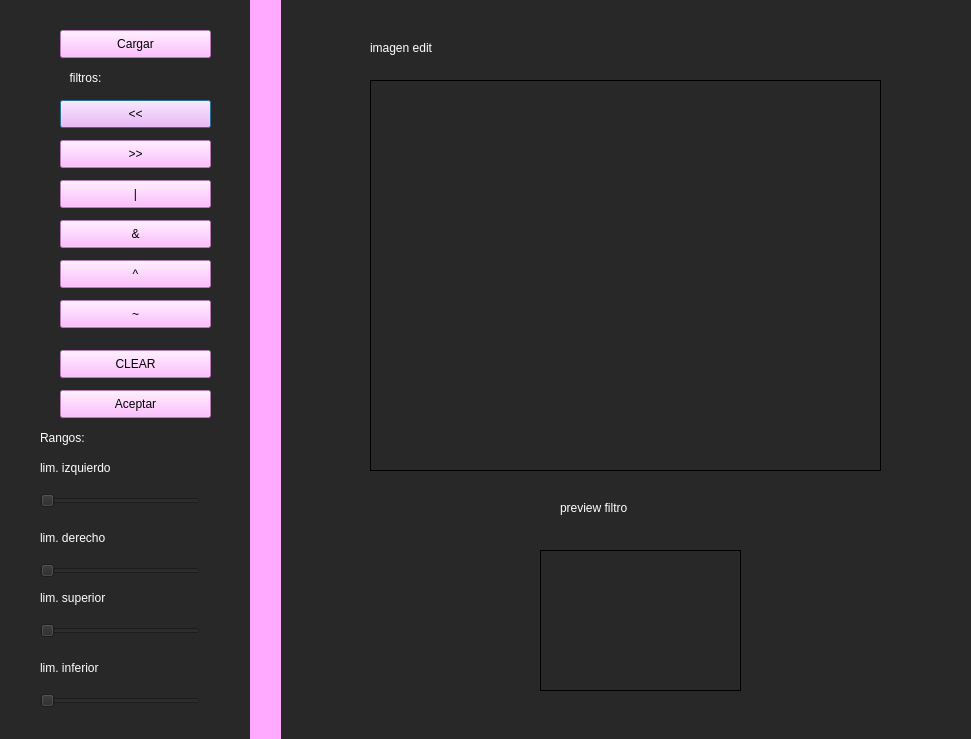
<?xml version="1.0" encoding="UTF-8"?>
<ui version="4.0">
 <class>Dialog</class>
 <widget class="QDialog" name="Dialog">
  <property name="geometry">
   <rect>
    <x>0</x>
    <y>0</y>
    <width>971</width>
    <height>739</height>
   </rect>
  </property>
  <property name="windowTitle">
   <string>Dialog</string>
  </property>
  <property name="styleSheet">
   <string notr="true">background-color: rgb(40, 40, 40);</string>
  </property>
  <widget class="QLabel" name="label">
   <property name="geometry">
    <rect>
     <x>370</x>
     <y>80</y>
     <width>511</width>
     <height>391</height>
    </rect>
   </property>
   <property name="frameShape">
    <enum>QFrame::Panel</enum>
   </property>
   <property name="text">
    <string/>
   </property>
  </widget>
  <widget class="QLabel" name="label_2">
   <property name="geometry">
    <rect>
     <x>540</x>
     <y>550</y>
     <width>201</width>
     <height>141</height>
    </rect>
   </property>
   <property name="frameShape">
    <enum>QFrame::Panel</enum>
   </property>
   <property name="text">
    <string/>
   </property>
  </widget>
  <widget class="QWidget" name="widget" native="true">
   <property name="geometry">
    <rect>
     <x>250</x>
     <y>0</y>
     <width>31</width>
     <height>741</height>
    </rect>
   </property>
   <property name="styleSheet">
    <string notr="true">background-color: rgb(255, 170, 255);</string>
   </property>
  </widget>
  <widget class="QPushButton" name="pushButton">
   <property name="geometry">
    <rect>
     <x>60</x>
     <y>100</y>
     <width>151</width>
     <height>28</height>
    </rect>
   </property>
   <property name="styleSheet">
    <string notr="true">background-color: rgb(255, 170, 255);</string>
   </property>
   <property name="text">
    <string>&lt;&lt;</string>
   </property>
  </widget>
  <widget class="QPushButton" name="pushButton_2">
   <property name="geometry">
    <rect>
     <x>60</x>
     <y>140</y>
     <width>151</width>
     <height>28</height>
    </rect>
   </property>
   <property name="styleSheet">
    <string notr="true">background-color: rgb(255, 170, 255);</string>
   </property>
   <property name="text">
    <string>&gt;&gt;</string>
   </property>
  </widget>
  <widget class="QPushButton" name="pushButton_3">
   <property name="geometry">
    <rect>
     <x>60</x>
     <y>180</y>
     <width>151</width>
     <height>28</height>
    </rect>
   </property>
   <property name="styleSheet">
    <string notr="true">background-color: rgb(255, 170, 255);</string>
   </property>
   <property name="text">
    <string>|</string>
   </property>
  </widget>
  <widget class="QPushButton" name="pushButton_4">
   <property name="geometry">
    <rect>
     <x>60</x>
     <y>220</y>
     <width>151</width>
     <height>28</height>
    </rect>
   </property>
   <property name="styleSheet">
    <string notr="true">background-color: rgb(255, 170, 255);</string>
   </property>
   <property name="text">
    <string>&amp;&amp;</string>
   </property>
  </widget>
  <widget class="QPushButton" name="pushButton_5">
   <property name="geometry">
    <rect>
     <x>60</x>
     <y>260</y>
     <width>151</width>
     <height>28</height>
    </rect>
   </property>
   <property name="styleSheet">
    <string notr="true">background-color: rgb(255, 170, 255);</string>
   </property>
   <property name="text">
    <string>^</string>
   </property>
  </widget>
  <widget class="QPushButton" name="pushButton_6">
   <property name="geometry">
    <rect>
     <x>60</x>
     <y>300</y>
     <width>151</width>
     <height>28</height>
    </rect>
   </property>
   <property name="styleSheet">
    <string notr="true">background-color: rgb(255, 170, 255);</string>
   </property>
   <property name="text">
    <string>~</string>
   </property>
  </widget>
  <widget class="QPushButton" name="pushButton_7">
   <property name="geometry">
    <rect>
     <x>60</x>
     <y>350</y>
     <width>151</width>
     <height>28</height>
    </rect>
   </property>
   <property name="styleSheet">
    <string notr="true">background-color: rgb(255, 170, 255);</string>
   </property>
   <property name="text">
    <string>CLEAR</string>
   </property>
  </widget>
  <widget class="QPushButton" name="pushButton_8">
   <property name="geometry">
    <rect>
     <x>60</x>
     <y>30</y>
     <width>151</width>
     <height>28</height>
    </rect>
   </property>
   <property name="styleSheet">
    <string notr="true">background-color: rgb(255, 170, 255);</string>
   </property>
   <property name="text">
    <string>Cargar</string>
   </property>
  </widget>
  <widget class="QSlider" name="horizontalSlider">
   <property name="geometry">
    <rect>
     <x>40</x>
     <y>490</y>
     <width>160</width>
     <height>22</height>
    </rect>
   </property>
   <property name="maximum">
    <number>511</number>
   </property>
   <property name="orientation">
    <enum>Qt::Horizontal</enum>
   </property>
  </widget>
  <widget class="QSlider" name="horizontalSlider_2">
   <property name="geometry">
    <rect>
     <x>40</x>
     <y>560</y>
     <width>160</width>
     <height>22</height>
    </rect>
   </property>
   <property name="maximum">
    <number>511</number>
   </property>
   <property name="orientation">
    <enum>Qt::Horizontal</enum>
   </property>
  </widget>
  <widget class="QPushButton" name="pushButton_9">
   <property name="geometry">
    <rect>
     <x>60</x>
     <y>390</y>
     <width>151</width>
     <height>28</height>
    </rect>
   </property>
   <property name="styleSheet">
    <string notr="true">background-color: rgb(255, 170, 255);</string>
   </property>
   <property name="text">
    <string>Aceptar</string>
   </property>
  </widget>
  <widget class="QLabel" name="label_3">
   <property name="geometry">
    <rect>
     <x>40</x>
     <y>460</y>
     <width>171</width>
     <height>16</height>
    </rect>
   </property>
   <property name="styleSheet">
    <string notr="true">color: rgb(255, 255, 255);</string>
   </property>
   <property name="text">
    <string>lim. izquierdo</string>
   </property>
  </widget>
  <widget class="QLabel" name="label_4">
   <property name="geometry">
    <rect>
     <x>40</x>
     <y>530</y>
     <width>171</width>
     <height>16</height>
    </rect>
   </property>
   <property name="styleSheet">
    <string notr="true">color: rgb(255, 255, 255);</string>
   </property>
   <property name="text">
    <string>lim. derecho</string>
   </property>
  </widget>
  <widget class="QLabel" name="label_5">
   <property name="geometry">
    <rect>
     <x>40</x>
     <y>660</y>
     <width>171</width>
     <height>16</height>
    </rect>
   </property>
   <property name="styleSheet">
    <string notr="true">color: rgb(255, 255, 255);</string>
   </property>
   <property name="text">
    <string>lim. inferior</string>
   </property>
  </widget>
  <widget class="QSlider" name="horizontalSlider_3">
   <property name="geometry">
    <rect>
     <x>40</x>
     <y>620</y>
     <width>160</width>
     <height>22</height>
    </rect>
   </property>
   <property name="maximum">
    <number>511</number>
   </property>
   <property name="orientation">
    <enum>Qt::Horizontal</enum>
   </property>
  </widget>
  <widget class="QSlider" name="horizontalSlider_4">
   <property name="geometry">
    <rect>
     <x>40</x>
     <y>690</y>
     <width>160</width>
     <height>22</height>
    </rect>
   </property>
   <property name="maximum">
    <number>511</number>
   </property>
   <property name="orientation">
    <enum>Qt::Horizontal</enum>
   </property>
  </widget>
  <widget class="QLabel" name="label_6">
   <property name="geometry">
    <rect>
     <x>40</x>
     <y>590</y>
     <width>171</width>
     <height>16</height>
    </rect>
   </property>
   <property name="styleSheet">
    <string notr="true">color: rgb(255, 255, 255);</string>
   </property>
   <property name="text">
    <string>lim. superior</string>
   </property>
  </widget>
  <widget class="QLabel" name="label_7">
   <property name="geometry">
    <rect>
     <x>50</x>
     <y>70</y>
     <width>71</width>
     <height>16</height>
    </rect>
   </property>
   <property name="styleSheet">
    <string notr="true">color: rgb(255, 255, 255);</string>
   </property>
   <property name="text">
    <string>filtros:</string>
   </property>
   <property name="alignment">
    <set>Qt::AlignCenter</set>
   </property>
  </widget>
  <widget class="QLabel" name="label_8">
   <property name="geometry">
    <rect>
     <x>40</x>
     <y>430</y>
     <width>171</width>
     <height>16</height>
    </rect>
   </property>
   <property name="styleSheet">
    <string notr="true">color: rgb(255, 255, 255);</string>
   </property>
   <property name="text">
    <string>Rangos:</string>
   </property>
  </widget>
  <widget class="QLabel" name="label_9">
   <property name="geometry">
    <rect>
     <x>560</x>
     <y>500</y>
     <width>171</width>
     <height>16</height>
    </rect>
   </property>
   <property name="styleSheet">
    <string notr="true">color: rgb(255, 255, 255);</string>
   </property>
   <property name="text">
    <string>preview filtro</string>
   </property>
  </widget>
  <widget class="QLabel" name="label_10">
   <property name="geometry">
    <rect>
     <x>370</x>
     <y>40</y>
     <width>171</width>
     <height>16</height>
    </rect>
   </property>
   <property name="styleSheet">
    <string notr="true">color: rgb(255, 255, 255);</string>
   </property>
   <property name="text">
    <string>imagen edit</string>
   </property>
  </widget>
 </widget>
 <resources/>
 <connections/>
</ui>
